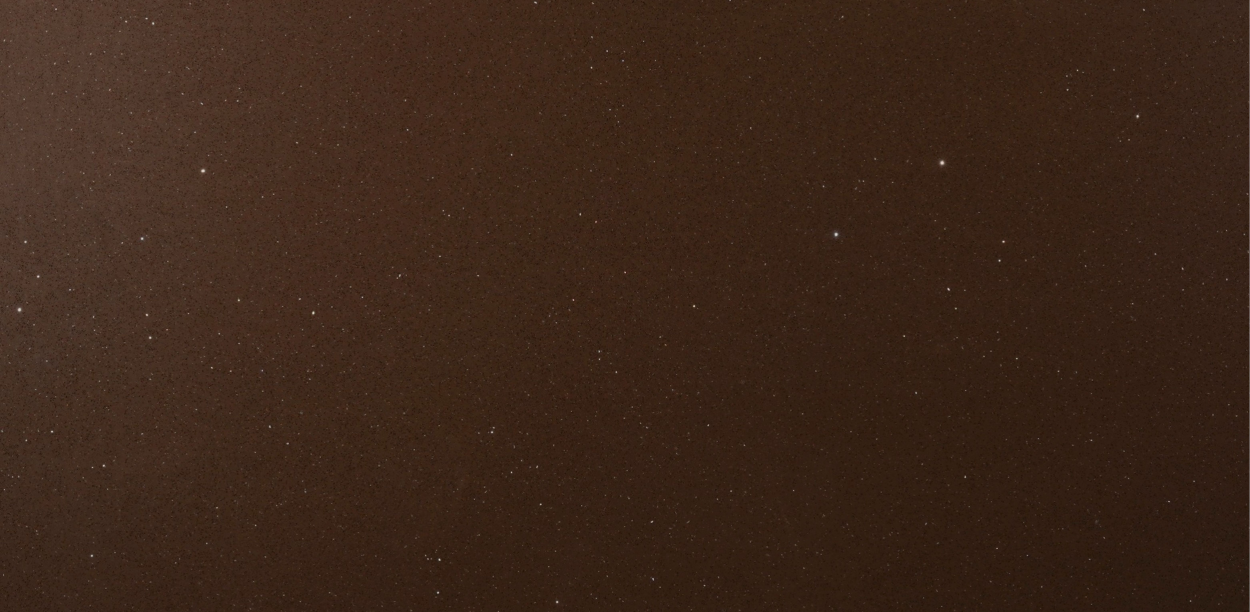
#> input picture files/ serises/budget series/slab images /brown starlight/Brown Starlight.jpg, 6250 x 3059 px (shown at 1/5 size)
$ python process_budget_slabs.py
#> lines starting #> are read from the running program, lines starting #| are printed output that depends on the picture; after the words box and inside, x2 and y2 are one past the last pixel; in counts of white or black regions, pixels touching at a corner belong together
### scripts/slab_common.py
"""Shared slab image pipeline: trim, resize, JPEG export, HTML slab block builders."""

from __future__ import annotations

import os
import re
from pathlib import Path

import numpy as np
from PIL import Image, ImageOps

# Large supplier photos may exceed PIL’s default decompression limit
Image.MAX_IMAGE_PIXELS = 280_000_000

ROOT = Path(__file__).resolve().parents[1]
JPEG_QUALITY = 86
MAX_LONG_EDGE = 2000
IMG_EXT = {".jpg", ".jpeg", ".png", ".webp"}

SLAB_BLOCK_PATTERN = re.compile(
    r'(                    <div class="product-slab-image">\n)(.*?)(\n                    </div>\n                    <div class="product-content">)',
    re.DOTALL,
)


def normalize_folder_key(name: str) -> str:
    return name.strip().lower().replace("  ", " ")


def label_from_slug(slug: str) -> str:
    return " ".join(w.capitalize() for w in slug.split("-"))


def carousel_id_suffix_from_slug(slug: str) -> str:
    return "".join(w.capitalize() for w in slug.split("-"))


def is_closeup(name: str) -> bool:
    n = name.lower().replace("_", " ")
    return "close up" in n or "closeup" in n.replace(" ", "")


def is_backlit(name: str) -> bool:
    """True when filename suggests a backlit shot (not used if already classified as close-up)."""
#> in process_to_jpeg, im is the input picture: PIL image 6250x3059 RGB; mean R, G, B 60.2, 38.5, 25.7
    n = name.lower().replace("_", " ")
    compact = n.replace(" ", "")
    return (
        "backlit" in compact
        or "backlit" in n
        or "back lit" in n
        or "backlight" in compact
        or "back light" in n
    )


def slab_sort_key(fn: str) -> tuple[int, int, str]:
    """
    Order: full slab → close-ups (plain before backlit+close-up) → backlit-only.
    """
    if is_closeup(fn):
        # Close-ups that are also backlit sort after plain close-ups
        sub = 1 if is_backlit(fn) else 0
        return (1, sub, fn.lower())
    if is_backlit(fn):
        return (2, 0, fn.lower())
    return (0, 0, fn.lower())


def sort_slab_files(files: list[str]) -> list[str]:
    return sorted(files, key=slab_sort_key)


# [13 lines left out: function sort_output_paths, not called in this run]


def trim_content_bounds(im: Image.Image, tol: float = 28.0, margin: int = 8) -> Image.Image:
#> called with tol = 28, margin = 8
    im = ImageOps.exif_transpose(im)
    rgb = im.convert("RGB")
    w, h = rgb.size
#> w = 6250; h = 3059
    if h < 4 or w < 4:
        return rgb

    max_analyze = 1400
    scale = min(1.0, max_analyze / max(w, h))
#> scale = 0.224
    sw, sh = int(w * scale), int(h * scale)
#> sw = 1400; sh = 685
    small = rgb.resize((sw, sh), Image.Resampling.LANCZOS)
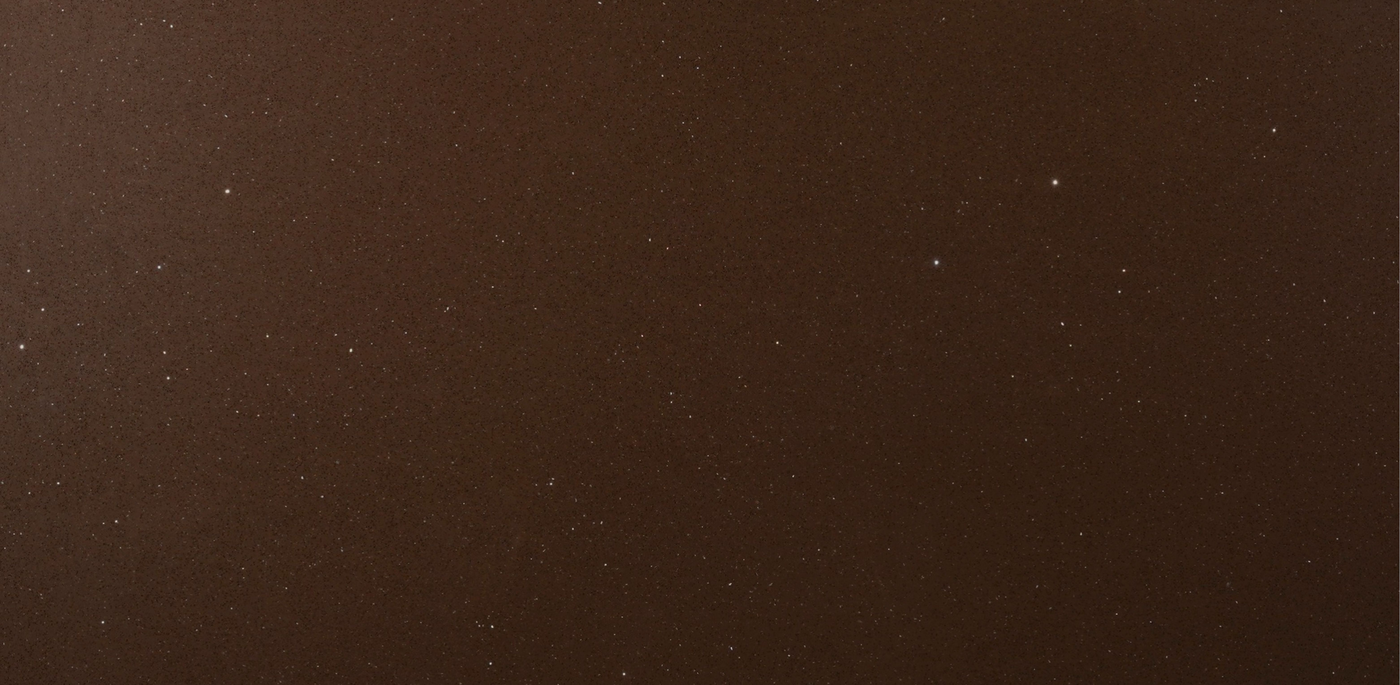
#> small: PIL image 1400x685 RGB; mean R, G, B 60.2, 38.5, 25.7
    a = np.asarray(small, dtype=np.float32)

    edge = np.concatenate(
        [
            a[0, :, :].reshape(-1, 3),
            a[-1, :, :].reshape(-1, 3),
            a[:, 0, :].reshape(-1, 3),
            a[:, -1, :].reshape(-1, 3),
        ],
        axis=0,
    )
    bg = np.median(edge, axis=0)
#> bg = [61, 40, 27]
    diff = np.abs(a - bg).sum(axis=2)
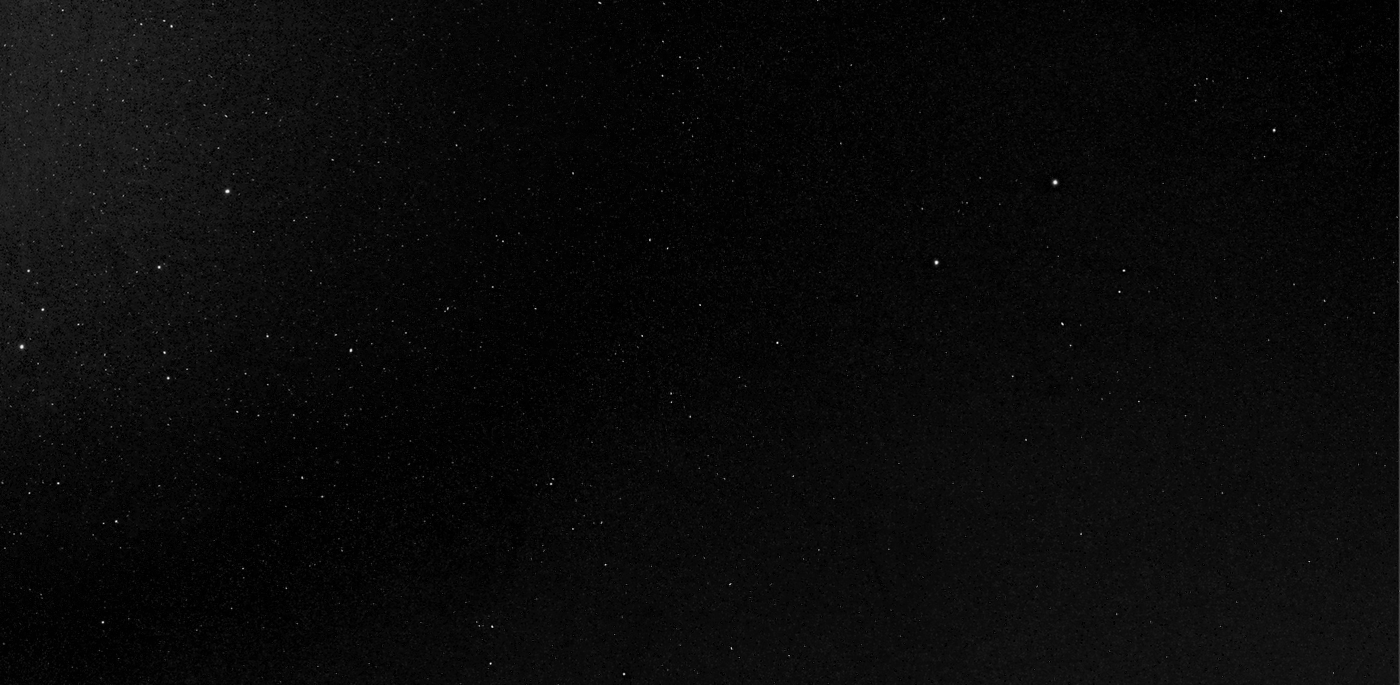
#> diff: shape (685, 1400) float32; min 0, max 535, mean 22.2; drawn with min black and max white
    mask = diff > tol
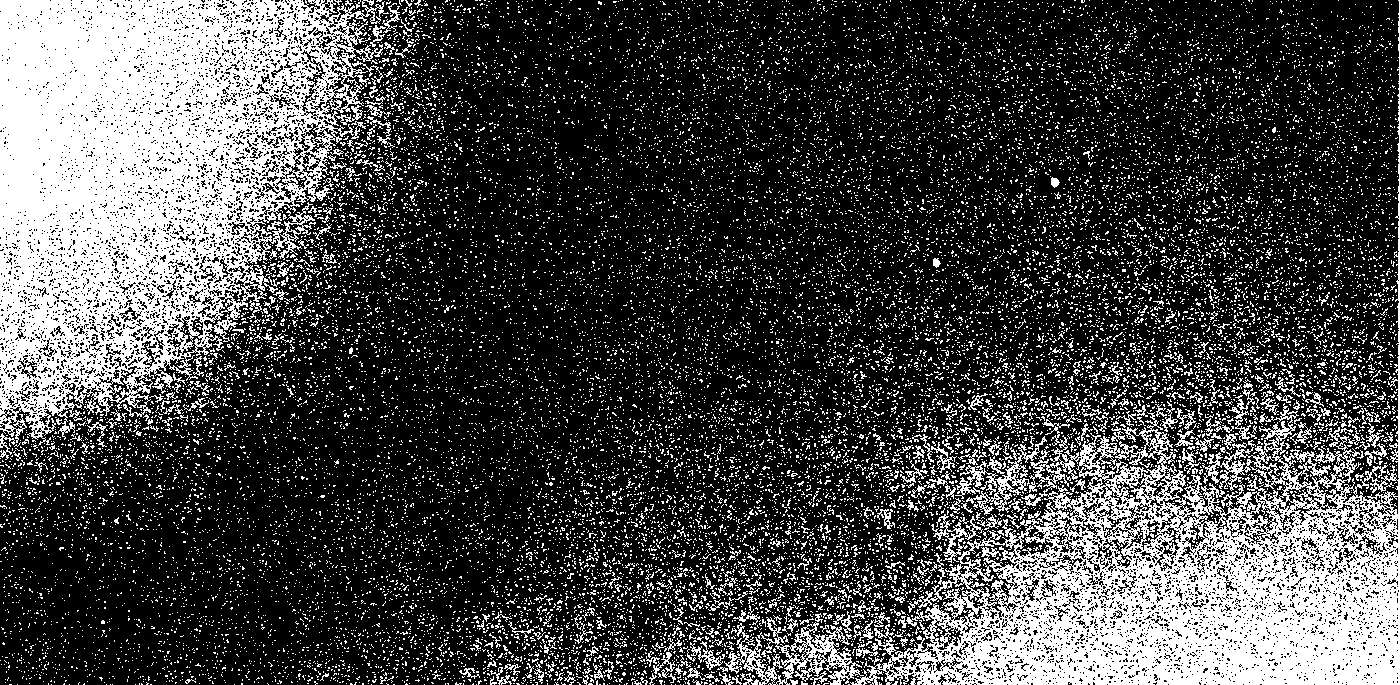
#> mask: shape (685, 1400) bool; 27.1% white; 23458 white regions (23051 under 20 px), largest, box (x1, y1, x2, y2) and area: (0, 0, 389, 446) 99751, (850, 0, 1400, 685) 74040, (724, 617, 864, 685) 3178
    rows = np.any(mask, axis=1)
    cols = np.any(mask, axis=0)
    if not rows.any() or not cols.any():
        return rgb

    ys = np.where(rows)[0]
#> ys = 685 values from 0 to 684
    xs = np.where(cols)[0]
#> xs = 1400 values from 0 to 1399
    y0s, y1s = int(ys[0]), int(ys[-1]) + 1
#> y0s = 0; y1s = 685
    x0s, x1s = int(xs[0]), int(xs[-1]) + 1
#> x0s = 0; x1s = 1400

    x0 = max(0, int(x0s / scale) - margin)
#> x0 = 0
    y0 = max(0, int(y0s / scale) - margin)
#> y0 = 0
    x1 = min(w, int(np.ceil(x1s / scale)) + margin)
#> x1 = 6250
    y1 = min(h, int(np.ceil(y1s / scale)) + margin)
#> y1 = 3059

    return rgb.crop((x0, y0, x1, y1))


def process_to_jpeg(src: Path, dest: Path) -> None:
    dest.parent.mkdir(parents=True, exist_ok=True)
    with Image.open(src) as im:
        out = trim_content_bounds(im)
        w, h = out.size
#> w = 6250; h = 3059
        if max(w, h) > MAX_LONG_EDGE:
            if w >= h:
                nw, nh = MAX_LONG_EDGE, int(h * MAX_LONG_EDGE / w)
#> nw = 2000; nh = 978
            else:
                nh, nw = MAX_LONG_EDGE, int(w * MAX_LONG_EDGE / h)
            out = out.resize((nw, nh), Image.Resampling.LANCZOS)
        out.save(
            dest,
            "JPEG",
            quality=JPEG_QUALITY,
            optimize=True,
            progressive=True,
        )


def clear_old_slabs(out_dir: Path) -> None:
    if not out_dir.is_dir():
        return
    for p in list(out_dir.glob("slab*.png")) + list(out_dir.glob("slab*.jpg")):
        try:
            p.unlink()
        except OSError:
            pass


def dest_stem_for_index(i: int) -> str:
    return "slab" if i == 0 else f"slab-{i + 1}"


# [52 lines left out: function build_slab_inner_html, not called in this run]


def collect_manifest_for_out_root(out_root: Path) -> dict[str, list[str]]:
    out: dict[str, list[str]] = {}
    if not out_root.is_dir():
        return out
    for d in sorted(out_root.iterdir()):
        if not d.is_dir():
            continue
        jpgs = sort_output_paths(list(d.glob("slab*.jpg")))
        if jpgs:
            out[d.name] = [str(p.relative_to(ROOT)).replace("\\", "/") for p in jpgs]
            continue
        pngs = sort_output_paths(list(d.glob("slab*.png")))
        if pngs:
            out[d.name] = [str(p.relative_to(ROOT)).replace("\\", "/") for p in pngs]
    return out


def sync_html_pages(
    manifest: dict[str, list[str]],
    html_for_slug: dict[str, str],
) -> None:
    """manifest: slug -> rel paths. html_for_slug: slug -> filename in ROOT."""
    for slug, rel_paths in manifest.items():
        html_name = html_for_slug.get(slug)
        if not html_name:
            continue
        html_path = ROOT / html_name
        if not html_path.is_file():
            print("Skip HTML (missing file):", html_name)
            continue

        label = label_from_slug(slug)
        cid = "carouselSlab" + carousel_id_suffix_from_slug(slug)
        new_inner = build_slab_inner_html(label, cid, rel_paths)
        raw = html_path.read_text(encoding="utf-8")
        m = SLAB_BLOCK_PATTERN.search(raw)
        if not m:
            print("Skip HTML (no slab block):", html_name)
            continue
        updated = raw[: m.start()] + m.group(1) + new_inner + m.group(3) + raw[m.end() :]
        html_path.write_text(updated, encoding="utf-8")
        print("Updated", html_name, f"({len(rel_paths)} slab image(s))")


def process_source_tree(
    src_parent: Path,
    out_root: Path,
    folder_to_slug: dict[str, str],
) -> None:
    if not src_parent.is_dir():
        print("Missing source:", src_parent)
        return

    for entry in sorted(src_parent.iterdir()):
        if not entry.is_dir():
            continue
        key = normalize_folder_key(entry.name)
        slug = folder_to_slug.get(key)
        if not slug:
            print("Skip unmapped folder:", repr(entry.name), "in", src_parent.name)
            continue

        files = [f for f in os.listdir(entry) if Path(f).suffix.lower() in IMG_EXT]
        if not files:
            print("No images in", repr(entry.name), "— leaving", slug)
            continue

        ordered = sort_slab_files(files)
        out_dir = out_root / slug
        clear_old_slabs(out_dir)

        for i, fn in enumerate(ordered):
            stem = dest_stem_for_index(i)
            dest = out_dir / f"{stem}.jpg"
            process_to_jpeg(entry / fn, dest)
            print("Wrote", dest.relative_to(ROOT), "<-", entry.name, "/", fn)

### scripts/process_budget_slabs.py
#!/usr/bin/env python3
"""
Process Budget Series slab images from:
  files/ serises/budget series/slab images /
"""

from __future__ import annotations

import json
from pathlib import Path

from slab_common import (
    ROOT,
    collect_manifest_for_out_root,
    process_source_tree,
    sync_html_pages,
)

SRC_PARENT = ROOT / "files" / " serises" / "budget series" / "slab images "
OUT_PARENT = ROOT / "images" / "collections" / "budget-series"
MANIFEST_JSON = ROOT / "scripts" / "budget_slab_manifest.json"

FOLDER_TO_SLUG = {
    "black starlight": "black-starlight",
    "brown starlight": "brown-starlight",
    "cream mirrior": "cream-mirror",
    "cream mirror": "cream-mirror",
    "crema": "crema",
    "gracio": "gracio",
    "gret starlight": "grey-starlight",
    "grey starlight": "grey-starlight",
    "grey terrazo": "grey-terrazo",
    "halo": "halo",
    "snow flake": "snowflake",
    "walnut": "walnut",
    "white starlight": "white-starlight",
    "white terrazo": "white-terrazo",
}

HTML_FOR_SLUG = {
    slug: f"collection-domestic-budget-{slug}.html"
    for slug in [
        "black-starlight",
        "brown-starlight",
        "cream-mirror",
        "crema",
        "gracio",
        "grey-starlight",
        "grey-terrazo",
        "halo",
        "snowflake",
        "walnut",
        "white-starlight",
        "white-terrazo",
    ]
}


def main() -> None:
    if SRC_PARENT.is_dir():
        process_source_tree(SRC_PARENT, OUT_PARENT, FOLDER_TO_SLUG)
    else:
        print("Missing source:", SRC_PARENT)

    manifest = collect_manifest_for_out_root(OUT_PARENT)
    with open(MANIFEST_JSON, "w", encoding="utf-8") as f:
        json.dump(manifest, f, indent=2)
    print("Wrote", MANIFEST_JSON.relative_to(ROOT))

    txt_path = ROOT / "scripts" / "budget_slab_manifest.txt"
    with open(txt_path, "w", encoding="utf-8") as f:
        for slug in sorted(manifest):
            f.write(f"{slug}: {','.join(manifest[slug])}\n")

    sync_html_pages(manifest, HTML_FOR_SLUG)


if __name__ == "__main__":
    main()
